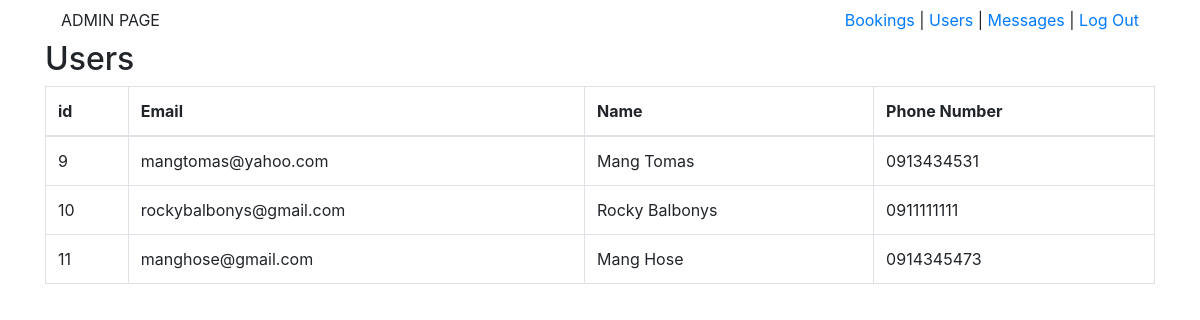
Page /admin/users.php on the earlier database version.
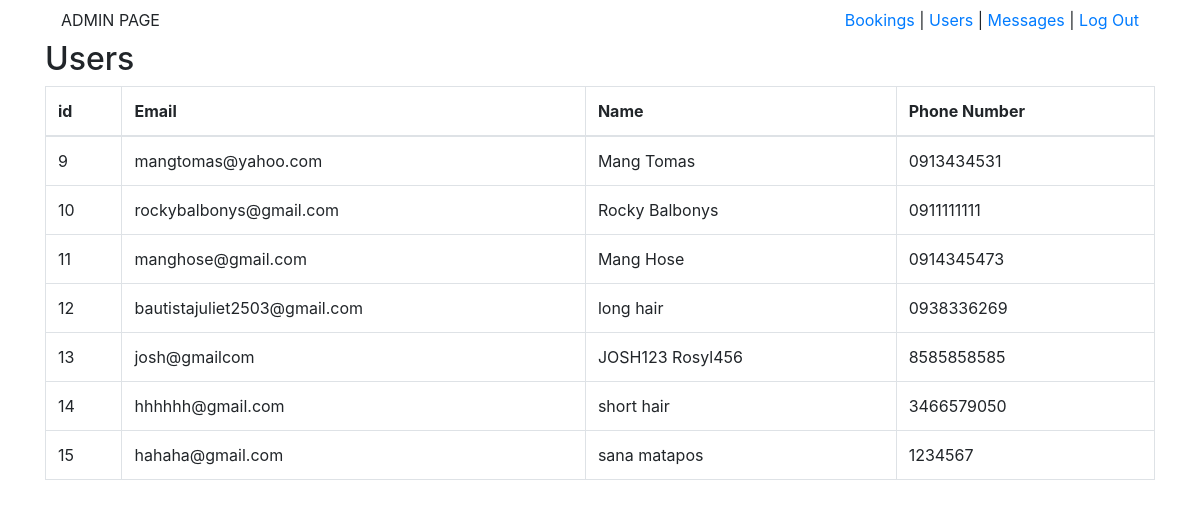
Same page on the later database version.
### tables this page shows
CREATE TABLE `tbl_users` (
  `user_id` int(11) NOT NULL,
  `user_email` varchar(50) NOT NULL,
  `user_password` varchar(60) NOT NULL,
  `user_firstname` varchar(50) NOT NULL,
  `user_lastname` varchar(50) NOT NULL,
  `user_gender` varchar(10) NOT NULL,
  `user_phonenumber` varchar(11) NOT NULL
);

### admin/users.php (the view, shortened to what this page needs)
<?php
    include "connection.php";
?>
<!DOCTYPE html>
<html lang="en">
<head>
    <link href="https://stackpath.bootstrapcdn.com/bootstrap/4.5.2/css/bootstrap.min.css" rel="stylesheet">
</head>
<body>
    <div class="container">
            <nav class="navbar">
                <div class="nav-item">ADMIN PAGE</div>
                <div class="nav-item"><a href  ="adminpage.php">Bookings</a> | <a href  ="users.php">Users</a> | <a href  ="messages.php">Messages</a> |  <a href="logout.php">Log Out</a></div>
            </nav>
            <div class="h2">
                Users
            </div>
            <div>
                <?php
                    $selectAllUsers = "SELECT * FROM tbl_users
                     ORDER BY user_id";
                    $query = mysqli_query($conn, $selectAllUsers);
                    if (mysqli_query($conn, $selectAllUsers)) {
                       echo '<table class="table table-bordered" id="bookingTable">
                                   <thead>
                                       <tr>
                                           <th>id</th>
                                           <th>Email</th>
                                           <th>Name</th>
                                           <th>Phone Number</th>
                                       </tr>
                                   </thead>
                                   <tbody>';
                           while ($row = mysqli_fetch_array($query)) {
                               echo '<tr>';
                               echo '<td>' .  $row["user_id"] . '</td>';
                               echo '<td>' .  $row["user_email"] . '</td>';
                               echo '<td>' . $row["user_firstname"] . " " . $row["user_lastname"] . '</td>';
                               echo '<td>' . $row["user_phonenumber"] . '</td>';
                               echo '</tr>';
                           }
                           echo '</tbody>
                               </table>';
                    }
                ?>
            </div>
    </div>
</body>
</html>

Differences in the rows shown:
added tbl_users: user_id "12", user_email "bautistajuliet2503@gmail.com", user_firstname "long", user_lastname "hair", user_phonenumber "0938336269"
added tbl_users: user_id "13", user_email "josh@gmailcom", user_firstname "JOSH123", user_lastname "Rosyl456", user_phonenumber "8585858585"
added tbl_users: user_id "14", user_email "hhhhhh@gmail.com", user_firstname "short", user_lastname "hair", user_phonenumber "3466579050"
added tbl_users: user_id "15", user_email "hahaha@gmail.com", user_firstname "sana", user_lastname "matapos", user_phonenumber "1234567"
